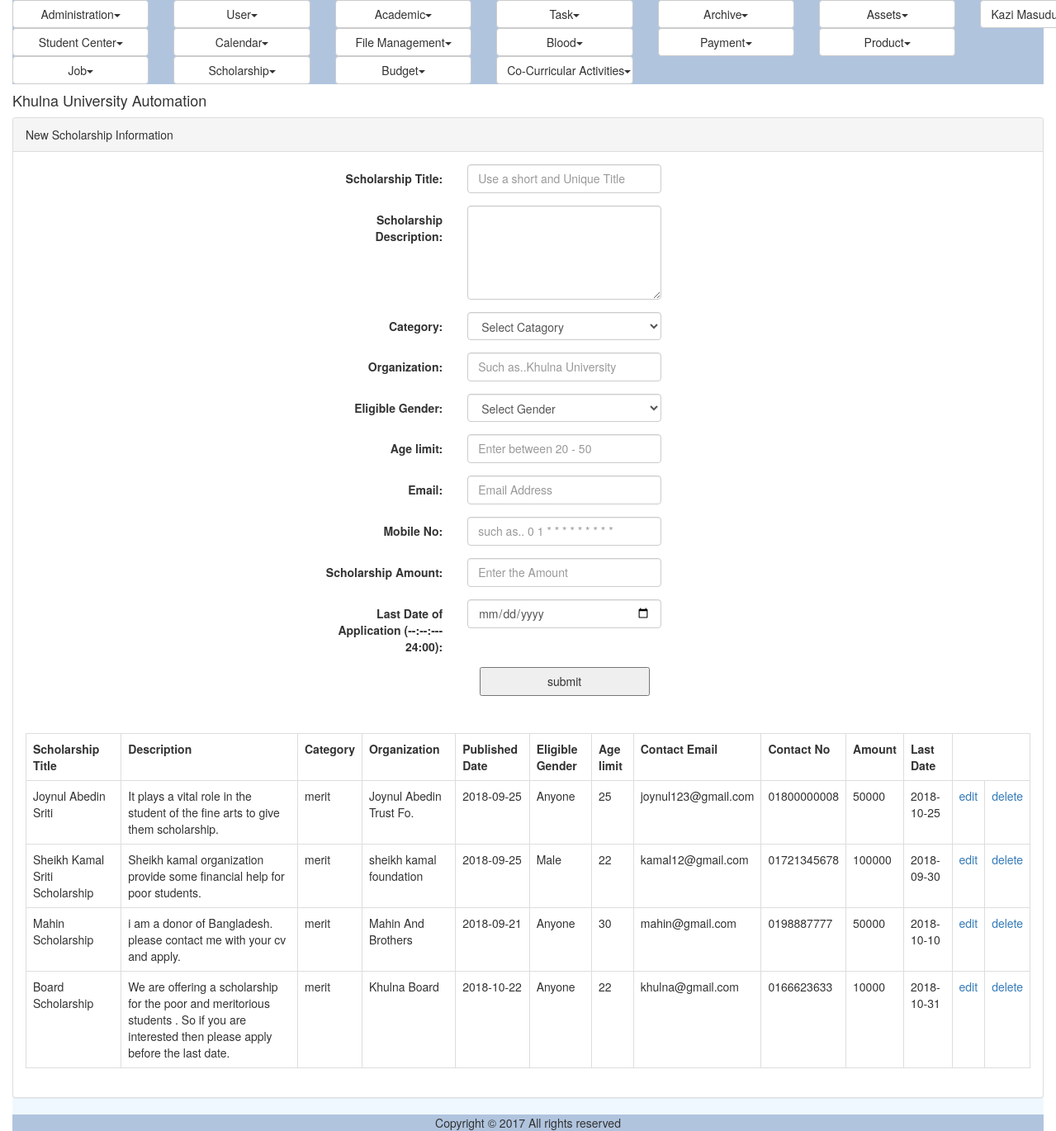
Screenshot of /post_scholarship.php (signed in) with the database file from the repository.
### tables this page shows
CREATE TABLE IF NOT EXISTS `sms_scholarship` (
  `id` int(11) NOT NULL AUTO_INCREMENT,
  `title` varchar(70) DEFAULT NULL,
  `subTitle` varchar(1000) DEFAULT NULL,
  `category` varchar(45) DEFAULT NULL,
  `publishDate` date DEFAULT NULL,
  `organization` varchar(50) DEFAULT NULL,
  `gender` varchar(20) NOT NULL,
  `ageLimit` varchar(5) DEFAULT NULL,
  `email` varchar(20) DEFAULT NULL,
  `contact` varchar(20) DEFAULT NULL,
  `amount` varchar(10) DEFAULT NULL,
  `lastDate` date DEFAULT NULL,
  `status` varchar(20) DEFAULT NULL,
  `isDeleted` varchar(10) DEFAULT NULL,
  PRIMARY KEY (`id`)
);

### util/class.util.inc (called while the page is built, shortened)
<?php
class ConfigUtil implements I_DBConfig, I_LogConfig, I_LanguageConfig{
	public static $s_instance;
	private $_host;
	private $_username;
	private $_password;
	private $_database;
	public static function getInstance() {
		if(!self::$s_instance) {
			self::$s_instance = new self();
		}
		return self::$s_instance;
	}
	private function readConfig(){
		$this->_ini_array = parse_ini_file(CONFIG.'system.ini');
		$this->_host =	$this->_ini_array['db_host'];
		$this->_username = $this->_ini_array['db_username'];
		$this->_password = $this->_ini_array['db_password'];
		$this->_database = $this->_ini_array['db_database'];
	}
	public function getDBHost(){
		return $this->_host;
	}
	public function getDBUserName(){
		return $this->_username;
	}
	public function getDBPassword(){
		return $this->_password;
	}
	public function getDBName(){
		return $this->_database;
	}
}
class DBUtil implements I_DBUtil {
	private static $s_instance;
	private $_host;
	private $_username;
	private $_password;
	private $_database;
	protected $_connection;
	protected $_result;
	public static function getInstance() {
		if(!self::$s_instance) {
			self::$s_instance = new self();
		}
		return self::$s_instance;
	}
	private function readDBConfig(){
		$_config = ConfigUtil::getInstance();
		$this->_host = $_config->getDBHost();
		$this->_username = $_config->getDBUserName();
		$this->_password = $_config->getDBPassword();
		$this->_database = $_config->getDBName();
	}
	private function setConnection(){
		$this->_connection = new mysqli($this->_host, $this->_username,
			$this->_password, $this->_database);
	}
	public function doQuery($sql) {
		$this->_result = $this->_connection->query($sql) or die(mysqli_error($this->_connection));
		return $this->_result;
	}
	public function getNumRows() {
		$this->_numRows = mysqli_num_rows($this->_result);
		return $this->_numRows;
	}
	public function getAllRows() {
		$rows = array();
		for($x = 0; $x < $this->getNumRows(); $x++) {
			$rows[] = mysqli_fetch_assoc($this->_result);
		}
		return $rows;
	}
}
class LogUtil{
	private static $s_instance;
	public static function getInstance(){
		if(!self::$s_instance) {
			self::$s_instance = new self();
		}
		return self::$s_instance;
	}
}
class LangUtil{
	private static $s_instance;
	public static function getInstance() {
		if(!self::$s_instance) {
			self::$s_instance = new self();
		}
		return self::$s_instance;
	}
}
?>

### modules/scholarship/ui/blade/view.post_scholarship.blade.inc (called while the page is built, shortened)
<?php
include_once UTILITY.'class.util.inc';
include_once MODULES_SCHOLARSHIP.'bao/class.post_scholarship_bao.inc';
$_ScholarshipBAO = new ScholarshipBAO();
?>

### modules/scholarship/bao/class.post_scholarship_bao.inc (called while the page is built, shortened)
<?php
include_once UTILITY.'class.util.inc';
include_once MODULES_SCHOLARSHIP.'dao/class.post_scholarship_dao.inc';
Class ScholarshipBAO{
	private $_ScholarshipDAO;
	public function __construct(){
		$this->_ScholarshipDAO = new ScholarshipDAO();
	}
	public function getAllScholarships(){
		$Result = $this->_ScholarshipDAO->getAllScholarships();
		return $Result;
	}
}
?>

### modules/scholarship/dao/class.post_scholarship_dao.inc (called while the page is built, shortened)
<?php
include_once COMMON.'class.common.inc';
include_once UTILITY.'class.util.inc';
include_once COMMON.'class.common.scholarship.inc';
Class ScholarshipDAO{
	private $_DB;
	public function __construct(){
		$this->_DB = DBUtil::getInstance();
	}
	public function getAllScholarships(){
		$ScholarshipList = array();
		$this->_DB->doQuery("SELECT * FROM sms_scholarship
			order by (id * 1) ASC");
		$rows = $this->_DB->getAllRows();
		for($i = 0; $i < sizeof($rows); $i++) {
			$row = $rows[$i];
			$this->_Scholarship = new Scholarship();
			$this->_Scholarship->setID ( $row['id']);
		    $this->_Scholarship->setTitle ( $row['title']);
		    $this->_Scholarship->setSubtitle ( $row['subTitle'] );
		    $this->_Scholarship->setCategory ( $row['category'] );
		    $this->_Scholarship->setOrganization ( $row['organization'] );
		    $this->_Scholarship->setPublishDate ( $row['publishDate'] );
		    $this->_Scholarship->setGender( $row['gender'] );
		    $this->_Scholarship->setAgeLimit( $row['ageLimit'] );
		    $this->_Scholarship->setEmail( $row['email'] );
		    $this->_Scholarship->setContactNumber( $row['contact'] );
		    $this->_Scholarship->setScholarshipAmount( $row['amount'] );
		    $this->_Scholarship->setLastDateOfApplication( $row['lastDate'] );
		    $ScholarshipList[]=$this->_Scholarship;
		}
		$Result = new Result();
		$Result->setIsSuccess(1);
		$Result->setResultObject($ScholarshipList);
		return $Result;
	}
}
?>

### common/class.common.inc (called while the page is built, shortened)
<?php
class Result{
    private $_IsSuccess=0;
    private $_ResultObject;
    public function setIsSuccess($IsSuccess){
        $this->_IsSuccess = $IsSuccess;
    }
    public function getIsSuccess(){
        return $this->_IsSuccess;
    }
    public function setResultObject($ResultObject){
        $this->_ResultObject = $ResultObject;
    }
    public function getResultObject(){
        return $this->_ResultObject;
    }
}
?>

### common/class.common.scholarship.inc (called while the page is built, shortened)
<?php
class Scholarship{
    private $_ID;
    private $_Title;
    private $_Subtitle;
    private $_Category;
    private $_PublishDate;
    private $_Organization;
    private $_Gender;
    private $_AgeLimit;
    private $_Email;
    private $_ContactNumber;
    private $_ScholarshipAmount;
    private $_LastDateOfApplication;
    public function setID ( $ID ) {
        $this->_ID = $ID;
    }
    public function getID () {
        return $this->_ID;
    }
    public function setTitle( $Title ) {
        $this->_Title = $Title;
    }
    public function getTitle() {
        return $this->_Title;
    }
    public function setSubtitle ( $Subtitle ) {
        $this->_Subtitle = $Subtitle;
    }
    public function getSubtitle () {
        return $this->_Subtitle;
    }
    public function setCategory( $Category ) {
        $this->_Category = $Category;
    }
    public function getCategory () {
        return $this->_Category;
    }
    public function setPublishDate ( $PublishDate ) {
        $this->_PublishDate = $PublishDate;
    }
    public function getPublishDate () {
        return $this->_PublishDate;
    }
    public function setOrganization ( $Organization ) {
        $this->_Organization = $Organization;
    }
    public function getOrganization () {
        return $this->_Organization;
    }
    public function setGender ( $Gender ) {
        $this->_Gender = $Gender;
    }
    public function getGender () {
        return $this->_Gender;
    }
    public function setAgeLimit( $AgeLimit ) {
        $this->_AgeLimit = $AgeLimit;
    }
    public function getAgeLimit() {
        return $this->_AgeLimit;
    }
    public function setEmail ( $Email ) {
        $this->_Email = $Email;
    }
    public function getEmail () {
        return $this->_Email;
    }
    public function setContactNumber ( $ContactNumber ) {
        $this->_ContactNumber = $ContactNumber;
    }
    public function getContactNumber () {
        return $this->_ContactNumber;
    }
    public function setScholarshipAmount ( $ScholarshipAmount ) {
        $this->_ScholarshipAmount = $ScholarshipAmount;
    }
    public function getScholarshipAmount () {
        return $this->_ScholarshipAmount;
    }
    public function setLastDateOfApplication ( $LastDateOfApplication ) {
        $this->_LastDateOfApplication = $LastDateOfApplication;
    }
    public function getLastDateOfApplication () {
        return $this->_LastDateOfApplication;
    }
}
?>

### modules/scholarship/ui/view.post_scholarship.inc (the view, shortened to what this page needs)
<?php
include_once 'blade/view.post_scholarship.blade.inc';
include_once COMMON.'class.common.inc';
?>
<div class="panel panel-default">
    <div class="panel-heading">New Scholarship Information</div>
    <div class="panel-body">
	<div id="form">
		<form method="post" class="form-horizontal">
			<div class="form-group">
              	<label class="control-label col-sm-4" for="txtScholarshipTitle">Scholarship Title:</label>
              	<div class="col-sm-6">
              		<input type="text" name="txtscholarshipTitle" class="form-control" placeholder="Use a short and Unique Title" value="<?php
					if(isset($_GET['edit'])) echo $globalScholarship->getTitle();  ?>" required/>
			  	</div>
			</div>
			<div class="form-group">
              	<label class="control-label col-sm-4" for="txtScholarshipSubTitle">Scholarship Description:</label>
              	<div class="col-sm-6">
              		<textarea type="text" id="txtScholarshipSubTitle" name="txtScholarshipSubTitle" class="form-control" placeholder="Give a short description of this Scholarship" rows="5" text-align="left" required>
              		<?php if(isset($_GET['edit'])) echo $globalScholarship->getSubtitle();  ?></textarea>
			  	</div>
			</div>
			<div class="form-group">
              	<label class="control-label col-sm-4" for="selectCatagory">Category:</label>
              	<div class="col-sm-6">
							<select name="selectCatagory" class="form-control" required>
								<option selected disabled>Select Catagory</option>
							</select>
				</div>
			</div>
			<div class="form-group">
              	<label class="control-label col-sm-4" for="txtOrganization">Organization:</label>
              	<div class="col-sm-6">
					<input type="text" name="txtOrganization" class="form-control" placeholder="Such as..Khulna University"
					value="<?php if(isset($_GET['edit'])) echo $globalScholarship->getOrganization();  ?>" required/>
				</div>
			</div>
			<div class="form-group">
              	<label class="control-label col-sm-4" for="selectGender">Eligible Gender:</label>
              	<div class="col-sm-6">
						<select name="selectGender" class="form-control" id="select-from-roles" required>
							<option selected disabled>Select Gender</option>
						</select>
				</div>
			</div>
			<div class="form-group">
              	<label class="control-label col-sm-4" for="txtAge">Age limit:</label>
              	<div class="col-sm-6">
					<input type="number" name="txtAge" class="form-control" placeholder="Enter between 20 - 50" min="20" max="50"
					value="<?php
					if(isset($_GET['edit'])) echo $globalScholarship->getAgeLimit();  ?>" required/>
				</div>
			</div>
			<div class="form-group">
              	<label class="control-label col-sm-4" for="txtEmail">Email:</label>
              	<div class="col-sm-6">
			  		<input type="email" name="txtEmail" class="form-control" placeholder="Email Address"
			  		value="<?php
					if(isset($_GET['edit'])) echo $globalScholarship->getEmail();  ?>" required/>
			  	</div>
			</div>
			<div class="form-group">
              	<label class="control-label col-sm-4" for="txtContactNumber">Mobile No:</label>
              	<div class="col-sm-6">
			  		<input type="tel" name="txtContactNumber" class="form-control" placeholder="such as.. 0 1 * * * * * * * * *" maxlength="11"
			  		value="<?php
					if(isset($_GET['edit'])) echo $globalScholarship->getContactNumber();  ?>" required/>
			  	</div>
			</div>
			<div class="form-group">
              	<label class="control-label col-sm-4" for="txtAmount">Scholarship Amount:</label>
              	<div class="col-sm-6">
			  		<input type="number" name="txtAmount" class="form-control" placeholder="Enter the Amount" maxlength="6"
			  		value="<?php
					if(isset($_GET['edit'])) echo $globalScholarship->getScholarshipAmount();  ?>" required/>
			  	</div>
			</div>
			<div class="form-group">
              	<label class="control-label col-sm-4" for="txtLastDateOfApplication">Last Date of Application (--:--:--- 24:00):</label>
              	<div class="col-sm-6">
					<input type="date" name="txtLastDateOfApplication" class="form-control"
					value="<?php
					if(isset($_GET['edit'])) echo $globalScholarship->getLastDateOfApplication();  ?>" required/>
				</div>
			</div>
	        <div class="form-group">
              	<div class="col-sm-offset-2 col-sm-10">
					<?php
						if(isset($_GET['edit']))
						{
					?>
							<button type="submit" value="update" name="update">update</button>
							<?php
						}
						else
						{
							?>
							<button type="submit" value="save" name="save">submit</button>
							<?php
						}
							?>
			    </div>
            </div>
		</form>
	</div>
	</div>
	<div class="panel-body">
		<table class="table table-bordered">
			<?php
			$Result = $_ScholarshipBAO->getAllScholarships();
			if($Result->getIsSuccess()){
				$ScholarshipList = $Result->getResultObject();
			?>
				<tr>
					<th>Scholarship Title</th>
					<th>Description</th>
					<th>Category</th>
					<th>Organization</th>
					<th>Published Date</th>
					<th>Eligible Gender</th>
					<th>Age limit</th>
					<th>Contact Email</th>
					<th>Contact No</th>
					<th>Amount</th>
					<th>Last Date</th>
				</tr>
				<?php
				for($i = 0; $i < sizeof($ScholarshipList); $i++) {
					$Scholarship = $ScholarshipList[$i];
					?>
				    <tr>
					    <td><?php echo $Scholarship->getTitle(); ?></td>
					    <td><?php echo $Scholarship->getSubtitle(); ?></td>
					    <td><?php echo $Scholarship->getCategory(); ?></td>
					    <td><?php echo $Scholarship->getOrganization(); ?></td>
					    <td><?php echo $Scholarship->getPublishDate(); ?></td>
					    <td><?php echo $Scholarship->getGender(); ?></td>
					    <td><?php echo $Scholarship->getAgeLimit(); ?></td>
					    <td><?php echo $Scholarship->getEmail(); ?></td>
					    <td><?php echo $Scholarship->getContactNumber(); ?></td>
					    <td><?php echo $Scholarship->getScholarshipAmount(); ?></td>
					    <td><?php echo $Scholarship->getLastDateOfApplication(); ?></td>
					    <td>
					    <a href="?edit=<?php echo $Scholarship->getID(); ?>" onclick="return confirm('sure to edit !'); " >edit</a>
					    </td>
					    <td>
					    <a href="?del=<?php echo $Scholarship->getID(); ?>" onclick="return confirm('sure to delete !'); " >delete</a>
					    </td>
				    </tr>
			    <?php
				}
			}
			else{
				echo $Result->getResultObject();
			}
			?>
		</table>
	</div>
</div>

### resources/css/style.css (style rules this page uses)
#form { width:500px; margin:0px auto; text-align:center; }
#form form input { width:100%; height:35px; }
form button { width:50%; height:35px; }
table,td { border:solid #e9e9e9 1px; }

### resources/css/result.css (style rules this page uses)
.courses td, th { border: 1px solid black; }
.years td, th { border: 1px solid black; }
table, td, th { border-collapse: collapse; border: 0px solid black; }

### rows the page displays
sms_scholarship: title "Joynul Abedin Sriti", subTitle "It plays a vital role in the student of the fine arts to give them scholarship.", category "merit", organization "Joynul Abedin Trust Fo.", publishDate "2018-09-25", gender "Anyone", ageLimit "25", email "joynul123@gmail.com", contact "01800000008", amount "50000", lastDate "2018-10-25"
sms_scholarship: title "Sheikh Kamal Sriti Scholarship", subTitle "Sheikh kamal organization provide some financial help for poor students.", category "merit", organization "sheikh kamal foundation", publishDate "2018-09-25", gender "Male", ageLimit "22", email "kamal12@gmail.com", contact "01721345678", amount "100000", lastDate "2018-09-30"
sms_scholarship: title "Mahin Scholarship", subTitle "i am a donor of Bangladesh. please contact me with your cv and apply.", category "merit", organization "Mahin And Brothers", publishDate "2018-09-21", gender "Anyone", ageLimit "30", email "mahin@gmail.com", contact "0198887777", amount "50000", lastDate "2018-10-10"
sms_scholarship: title "Board Scholarship", subTitle "We are offering a scholarship for the poor and meritorious students . So if you are interested then please apply before the last date.", category "merit", organization "Khulna Board", publishDate "2018-10-22", gender "Anyone", ageLimit "22", email "khulna@gmail.com", contact "0166623633", amount "10000", lastDate "2018-10-31"

### other values shown
$globalMenu[$i]->getTitle() "Administration User Academic Task Archive Assets Student Center Calendar File Management Blood Payment Product Job Scholarship Budget Co-Curricular Activities"
$CurrentUser->getFullName() "Kazi…"
